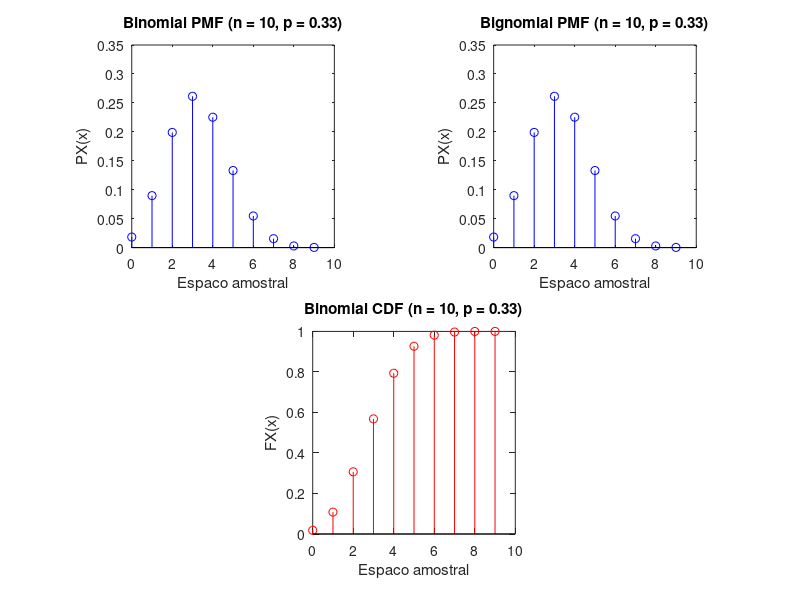

The MATLAB script that drew this image:
clear all clf clf

% Função para utilizar em binomialrv
function n=count(x,y)
  % n(i)= # de elementos de x <= y(i)
  [MX,MY]=ndgrid(x,y);
  % colunas de MX = x
  % linhas  de MY = y
  n=(sum((MX<=MY),1))';
endfunction

% Função para calcular a função de densidade de probabilidade (pdf) de uma variável aleatória binomial
function pmf=bignomialpmf(n,p,x)
  % binomial(n,p) rv X,
  % input : numero de observacoes n, probabilidade p e vetor de amostras x
  % output: vetor pmf, que é: Px(x(i))

  k=(0:n-1)';
  a=log((p/(1-p))*((n-k)./(k+1)));
  L0=n*log(1-p);
  L=[L0; L0+cumsum(a)];
  pb=exp(L);
  % pb=[P[X=0] ... P[X=n]]ˆt
  x=x(:);
  okx =(x>=0).*(x<=n).*(x==floor(x));
  x=okx.*x;
  pmf=okx.*pb(x+1);
endfunction

% Função para calcular a função de densidade de probabilidade (pdf) de uma variável aleatória binomial
function pmf=binomialpmf(n,p,x)
  % binomial(n,p) rv X,
  % input : numero de observacoes n, probabilidade p e vetor de amostras x
  % output: vetor pmf, que é: Px(x(i))

  if p<0.5
    pp=p;
  else
    pp=1-p;
  end
  i=0:n-1;
  ip= ((n-i)./(i+1))*(pp/(1-pp));
  pb=((1-pp)^n)*cumprod([1 ip]);
  if pp < p
    pb=fliplr(pb);
  end
  pb=pb(:); % pb=[P[X=0] ... P[X=n]]ˆt
  x=x(:);
  okx =(x>=0).*(x<=n).*(x==floor(x));
  x=okx.*x;
  pmf=okx.*pb(x+1);
endfunction

% Função para calcular a função de distribuição cumulativa (cdf) de uma variável aleatória binomial
function cdf=binomialcdf(n,p,x)
  % input : numero de observacoes n, probabilidade p e vetor de amostras x
  % output: vetor cdf, onde cdf(i)=P[X<=x(i)]

  x=floor(x(:)); %normaliza nao inteiros
  allx=0:max(x);
  % calcula cdf de 0 ate max(x)
  allcdf=cumsum(binomialpmf(n,p,allx));
  okx=(x>=0);            % x(i) < 0 tem probabilidade 0
  x=(okx.*x);            % seta os valores negativos para 0
  cdf= okx.*allcdf(x+1); % zero para probabilidades 0
endfunction

% Função para gerar um vetor de amostras de uma variável aleatória binomial
function x=binomialrv(n,p,m)
  % input : numero de observacoes n, probabilidade p e quantidade de amostras m
  % output: vetor x, onde x é o vetor de amostras

  r=rand(m,1);
  cdf=binomialcdf(n,p,0:n);
  x=count(cdf,r);
endfunction

% Função para calcular o valor esperado de uma variável aleatória
function E = expectedValue(sx, px)
  v = sx .* px;
  E = sum(v);
endfunction

% Parametros
n = 10;        % Numero de observacoes
p = 0.33;       % Probabilidade
x = 0:(n - 1); % Espaco amostral

% Calculos da PMF e CDF
pgx = bignomialpmf(n, p, x);
px = binomialpmf(n, p, x);
fx = binomialcdf(n, p, x);

% Valor esperado
E  = expectedValue(x, px);
Eg = expectedValue(x, pgx);

% Plot pmf usando binomial
figure(1);
subplot(2,2,1);
stem(0:(n - 1), px, 'b');
title("Binomial PMF (n = 10, p = 0.33)");
xlabel("Espaco amostral");
ylabel("PX(x)");
axis square

% Plot pmf usando bignomial
figure(1);
subplot(2,2,2);
stem(0:(n - 1), pgx, 'b');
title("Bignomial PMF (n = 10, p = 0.33)");
xlabel("Espaco amostral");
ylabel("PX(x)");
axis square

% Plot do cdf
figure(1);
subplot(2,2,3:4);
stem(0:(n - 1), fx, 'r');
title("Binomial CDF (n = 10, p = 0.33)");
xlabel("Espaco amostral");
ylabel("FX(x)");
axis square
